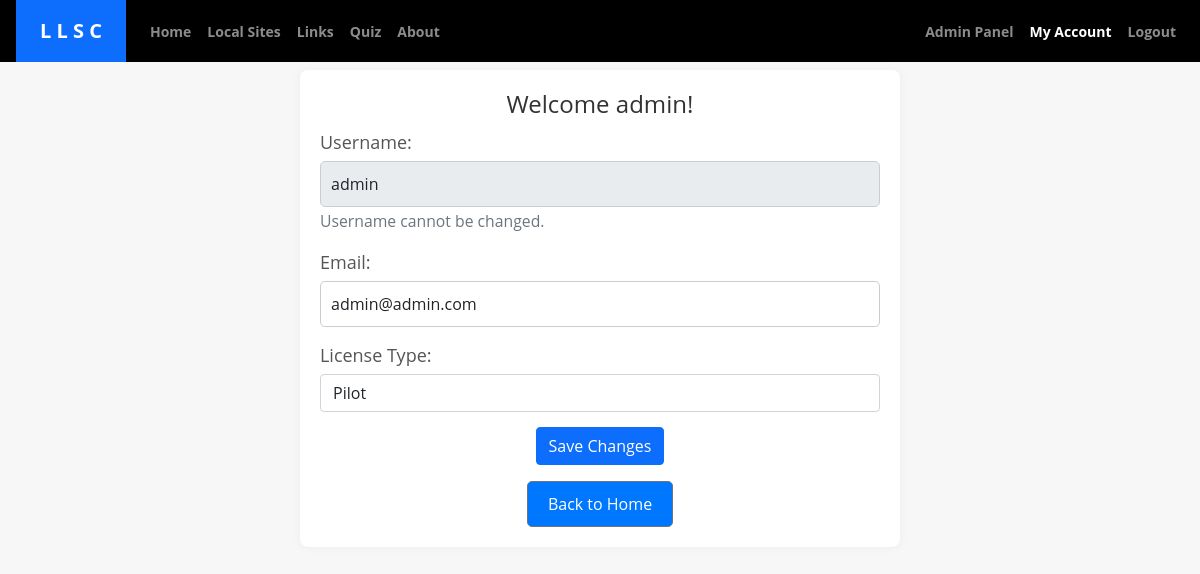
The page /myaccount (signed in) on the database its author committed.
### tables this page shows
CREATE TABLE users (
    id INTEGER PRIMARY KEY,
    username TEXT,
    password TEXT,
    email TEXT,
    license_type TEXT
, admin TEXT DEFAULT 'no');

### app.py (the view)
@app.route('/myaccount')
def myaccount():
    if 'username' in session:
        username = session['username']
        try:
            conn = sqlite3.connect('mydatabase.db')
            cursor = conn.cursor()
            cursor.execute("SELECT * FROM users WHERE username = ?", (username,))
            user_data = cursor.fetchone()
            conn.close()
            if user_data:
                user_id, username, _, email, license_type, admin = user_data
                return render_template('myaccount.html', username=username, email=email, license_type=license_type, admin=admin)
            else:
                flash('User not found in the database.', 'danger')
                return redirect(url_for('index'))
        except sqlite3.Error as e:
            flash('An error occurred while fetching user data.', 'danger')
            return redirect(url_for('index'))
    else:
        flash('You must be logged in to access this page.', 'danger')
        return redirect(url_for('login'))

### templates/myaccount.html (shortened to what this page needs)
<!DOCTYPE html>
<html lang="hu">
   <head>
      <link rel="stylesheet" href="https://cdn.jsdelivr.net/npm/bootstrap@5.1.3/dist/css/bootstrap.min.css" />
      <link rel="stylesheet" href="https://cdnjs.cloudflare.com/ajax/libs/tempusdominus-bootstrap-4/5.39.0/css/tempusdominus-bootstrap-4.min.css"
 />
      <link rel="stylesheet" href="{{ url_for('static', filename='style.css') }}">
      <link rel="stylesheet" href="https://unpkg.com/leaflet@1.9.3/dist/leaflet.css" />
   </head>
   <div class="container-xl main">
      <nav class="navbar navbar-expand-lg navbar-dark bg-dark fixed-top p-0">
         <a class="navbar-brand bg-primary px-4 py-3" href="{{ url_for('index') }}">
         L L S C
         </a>
         <div class="collapse navbar-collapse" id="navbarSupportedContent">
            <ul class="navbar-nav border-top border-lg-0">
               <li class="nav-item">
                  <a class="nav-link px-4 px-lg-2 py-3" href="{{ url_for('index') }}">Home </a>
               </li>
               <li class="nav-item">
                  <a class="nav-link px-4 px-lg-2 py-3" href="{{ url_for('sites') }}">Local Sites</a>
               </li>
               <li class="nav-item">
                  <a class="nav-link px-4 px-lg-2 py-3" href="{{ url_for('links') }}">Links</a>
               </li>
               <li class="nav-item">
                  <a class="nav-link px-4 px-lg-2 py-3" href="{{ url_for('quiz') }}">Quiz</a>
               </li>
               <li class="nav-item">
                  <a class="nav-link px-4 px-lg-2 py-3" href="{{ url_for('about') }}">About</a>
               </li>
            </ul>
            <ul class="navbar-nav ms-auto me-0 me-lg-3 border-top border-lg-0">
               {% if 'username' in session %}
               {% if 'admin' in session and session['admin'] == 'yes' %}
               <li class="nav-item">
                  <a class="nav-link px-4 px-lg-2 py-3" href="{{ url_for('admin_panel') }}">Admin Panel</a>
               </li>
               {% endif %}
               <li class="nav-item">
                  <a class="nav-link px-4 px-lg-2 py-3 active" aria-current="page" href="{{ url_for('myaccount') }}">My Account</a>
               </li>
               <li class="nav-item">
                  <a class="nav-link px-4 px-lg-2 py-3" href="{{ url_for('logout') }}">Logout</a>
               </li>
               {% endif %}
            </ul>
         </div>
      </nav>
   </div>
   <body class="content">
      {% if 'username' in session %}
      <div class="profile-container">
         <h1>Welcome {{ username }}!</h1>
         <form method="POST" action="{{ url_for('update_account') }}">
            <div class="profile-details">
               <div class="form-group">
                  <label for="username">Username:</label>
                  <input type="text" class="form-control" id="username" name="username" value="{{ username }}" disabled>
                  <small class="form-text text-muted">Username cannot be changed.</small>
               </div>
               <div class="form-group">
                  <label for="email">Email:</label>
                  <input type="email" class="form-control" id="email" name="email" value="{{ email }}" required>
               </div>
               <div class="form-group">
                  <label for="license_type">License Type:</label>
                  <select class="form-control" id="license_type" name="license_type" required>
                  <option value="Pilot" {% if license_type == "Pilot" %} selected {% endif %}>Pilot</option>
                  </select>
               </div>
            </div>
            <button type="submit" class="btn btn-primary">Save Changes</button>
         </form>
         <a href="{{ url_for('index') }}" class="btn btn-secondary mt-3">Back to Home</a>
      </div>
      {% endif %}
   </body>
</html>

### static/style.css (style rules this page uses)
.navbar-brand { margin-left: 1rem; }
body { font-family: "Open Sans", sans-serif; font-size: 14px; background-color: #f7f7f7; margin: 0; padding: 0; height: 100%; }
h1 { font-size: 36px; color: #333; }
a { color: #0077ff; text-decoration: none; font-weight: bold; transition: all 0.3s ease-in-out; }
.main { padding-top: 30px; }
.form-group { margin-bottom: 15px; }
label { display: block; margin-bottom: 5px; color: #555; }
input[type="text"], input[type="password"] { width: 100%; padding: 10px; border: 1px solid #ccc; border-radius: 5px; }
button { background-color: #0077ff; color: #fff; border: none; border-radius: 5px; padding: 10px 20px; cursor: pointer; transition: background-color 0.3s; }
input[type="text"], input[type="password"], input[type="email"], select { width: 100%; padding: 10px; border: 1px solid #ccc; border-radius: 5px; }
.profile-container { background-color: #fff; border-radius: 8px; box-shadow: 0 0 10px rgba(0, 0, 0, 0.05); padding: 20px; max-width: 600px; text-align: center; margin: 40px auto; }
.profile-container h1 { font-size: 24px; color: #333; margin-bottom: 10px; }
.profile-details { font-size: 18px; color: #555; margin-bottom: 15px; text-align: left; }
.profile-container a { display: inline-block; background-color: #0077ff; color: #fff; padding: 10px 20px; text-decoration: none; border-radius: 5px; margin-top: 15px; transition: background-color 0.3s; }
.bg-dark { background-color: Black !important; }
@media (min-width: 992px) { .border-lg-0 { border: none !important; } }

### rows shown on the page
users: username "admin", email "admin@admin.com", license_type "Pilot"
